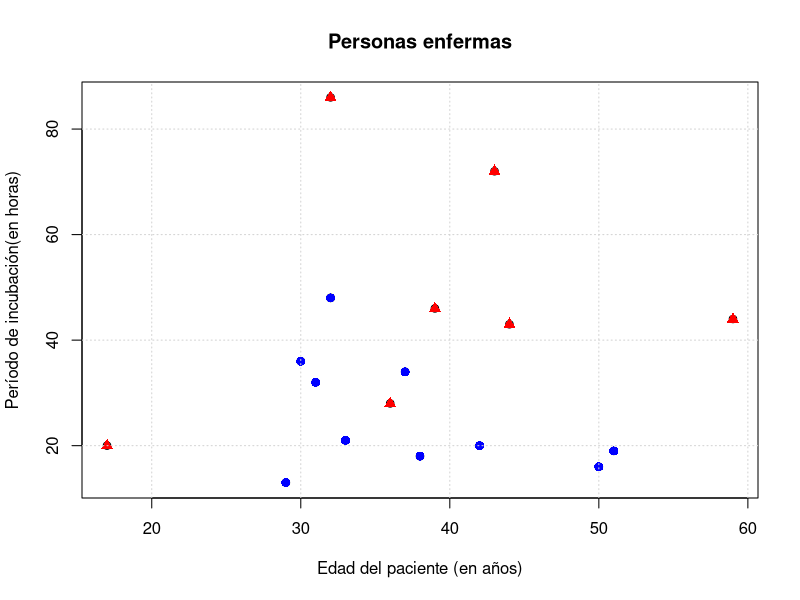
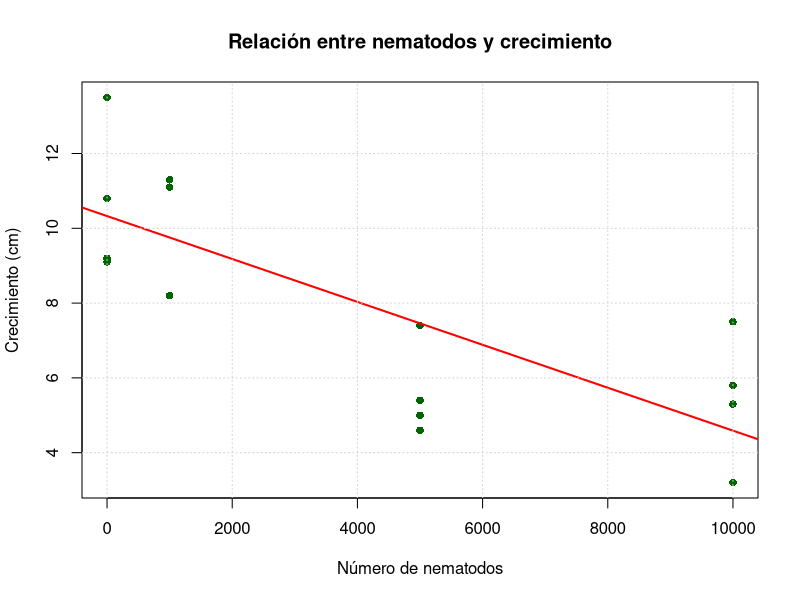
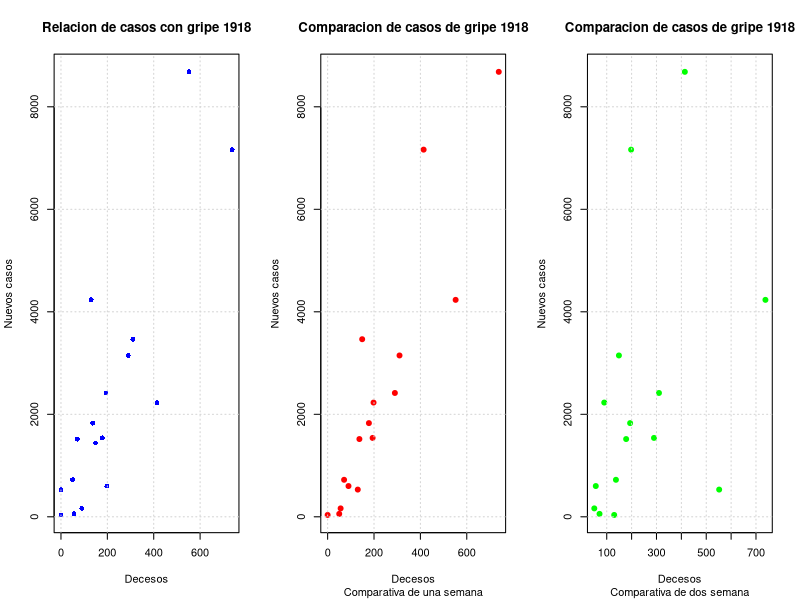
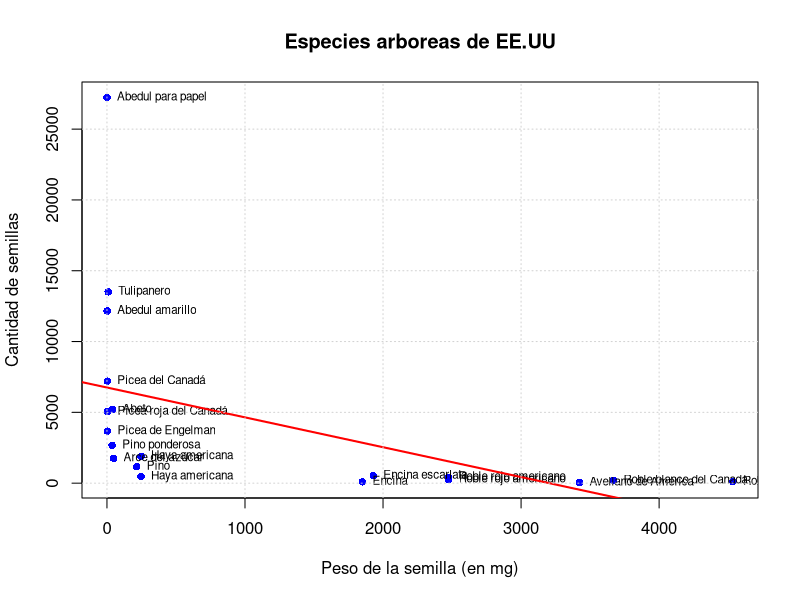
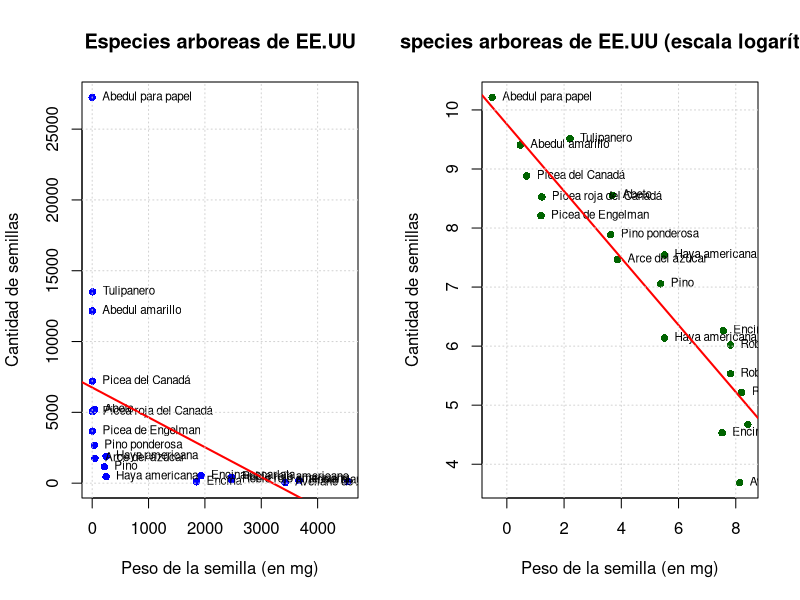
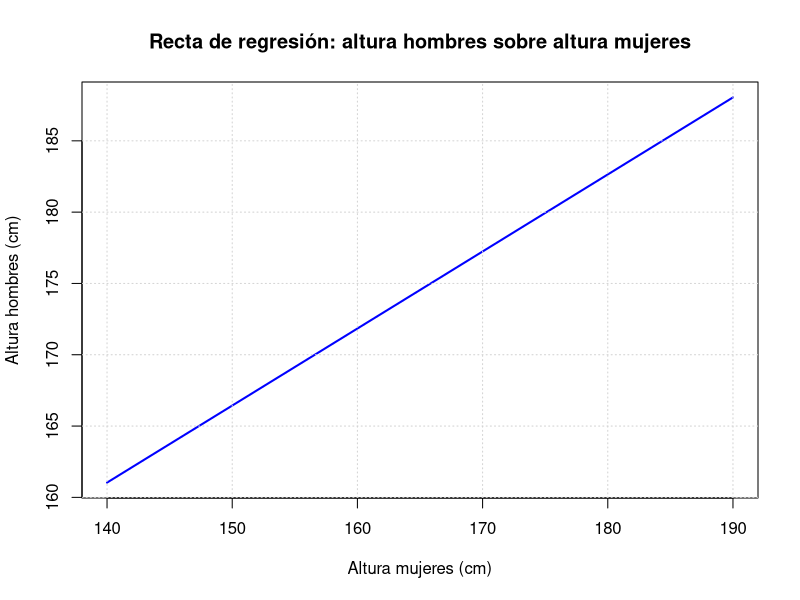
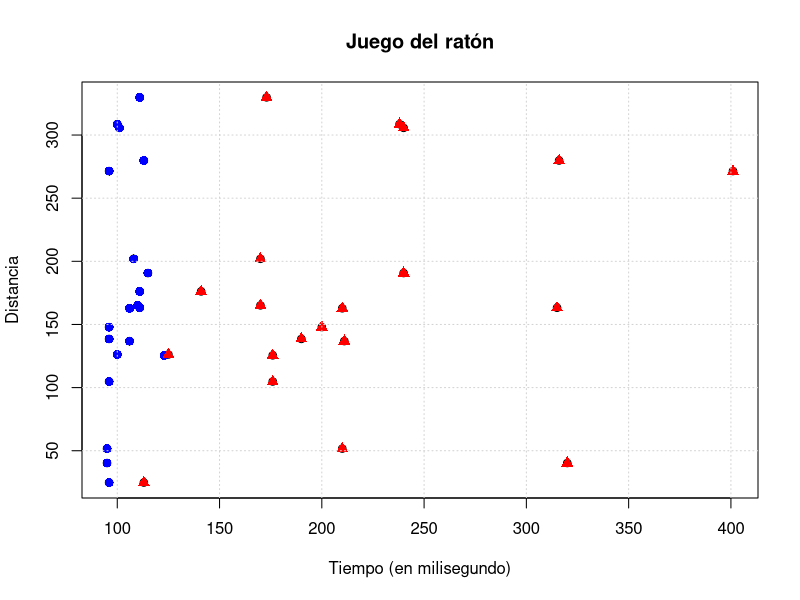
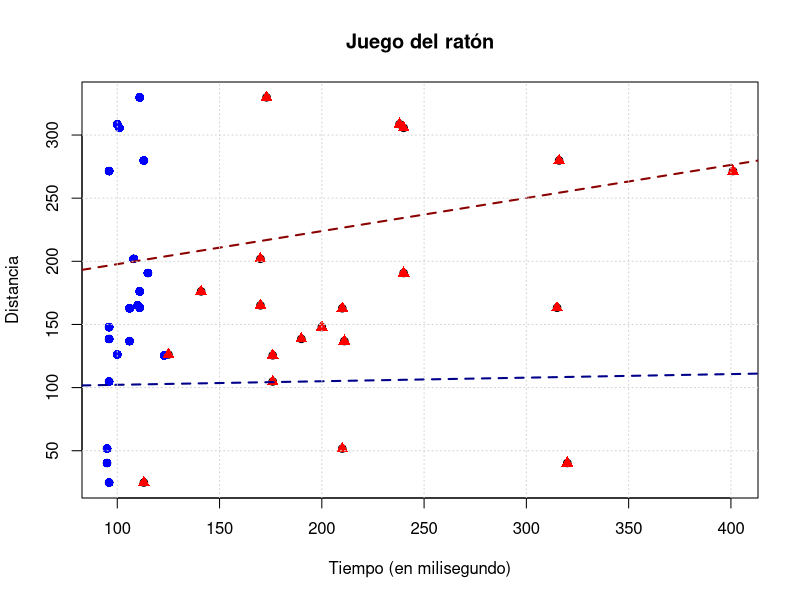

These figures' R source, in order:
# EJERCICIOS "Estadistica básica aplicada" de David S. Moore (2005)

# Capítulo II "Relaciones entre variables"

# REPASO CAPÍTULO II

# **************************************************
# PREGUNTA 2.89 - El vino, ¿es bueno para tu corazón?
# **************************************************

# La tabla 2.4 proporciona datos sobre el consumo de vino y muertes por 
# ataques al corazón en 19 países. Un diagrama de dispersión muestra una 
# relación relativamente fuerte.

# (a) La correlación para estas variables es r = -0,843. ¿Por qué la correlación
# es negativa? ¿Qué porcentaje de la variación de la tasa de mortalidad por 
# ataques al corazón se puede explicar a partir de la relación lineal entre 
# los ataques al corazón y el consumo de vino?

getwd()

setwd("C://Users//brook//OneDrive//Escritorio//Portafolio//Ejercicios_Estadistica_aplicada_b-sica_David_Moore//Archivos")

ejercicio_2_89 <- read.csv("ejercicio_2_11_alcohol.csv")

View(ejercicio_2_89)

r <- -0.843

r2 <- r^2

print(r2)

"La correlación es negativa (-0.843) porque a mayor consumo de vino, menor tasa de mortalidad por ataques al corazón, 
sugiriendo una relación inversa. El r² = 71% indica que el 71% de la variación en mortalidad cardiaca se explica por 
la relación lineal con el consumo de vino."

# (b) La recta de regresión mínimo-cuadrática para la predicción de la tasa de
# ataques al corazón a partir del consumo de vino es:

# y = 260,56 - 22,969x

# Utiliza esta ecuación para predecir la tasa de mortalidad por ataques al 
# corazón en un país en el que el consumo de alcohol, procedente del vino, 
# de los adultos es de 4 litros anuales.


y_sombrero <- 260.56 - 22.969 * 4

print(y_sombrero)

"
ŷ = 168.684

============================

En un país con consumo de 4 litros de vino anuales por adulto, se predice una tasa 
de mortalidad de 168.7 muertes por cada 100,000 personas debido a ataques al corazón
"
# (c) La correlación en (a) y la pendiente de la recta de regresión mínimo-cua-
# drática en (b) son ambas negativas. ¿Es posible que estos dos valores 
# tengan signos distintos? Justifica tu respuesta.

regresion <- lm(ejercicio_2_89$Tasa_muertes_corazon ~ ejercicio_2_89$Consumo_alcohol,data = ejercicio_2_89)

desv_consumo <- sd(ejercicio_2_89$Consumo_alcohol)
desv_ataques <- sd(ejercicio_2_89$Tasa_muertes_corazon) 

resumen <- data.frame(
  Medida = c("Correlacion", "Intercepto","Pendiente","Desviación Consumo","Desviación Ataques"),
  Valor_calculado = c(r,coef(regresion)[1],coef(regresion)[2],desv_consumo,desv_ataques))

print(resumen)

"
              Medida Valor_calculado
1        Correlacion       -0.843000
2         Intercepto      260.563375
3          Pendiente      -22.968767
4 Desviación Consumo        2.509724
5 Desviación Ataques       68.396291

==========================================================

No es posible que tengan signos distintos porque existe una relación matemática directa:

Pendiente = r × (sy/sx)

r = -0.843

sy/sx = 68.396 / 2.510 = 27.25 (siempre positivo)

Pendiente = -0.843 × 27.25 = -22.97

Dado que la razón sy/sx es siempre positiva, el signo de la pendiente depende exclusivamente 
del signo de r. Por lo tanto, correlación y pendiente siempre tendrán el mismo signo.
"
# **************************************************
# PREGUNTA 2.90 - Edad y educación en EE UU
# **************************************************

# En general, el nivel educativo de la gente mayor es menor que el de la gente 
# más joven; por tanto, podemos sospechar que existe una relación entre el porcentaje 
# de residentes de un Estado de 65 o más años y el porcentaje de población sin estudios 
# universitarios. La figura 2.22 muestra la relación entre estas variables. 
# Los datos son los que aparecen en la tablas 1.1 y 2.1.

# (a) Explica lo que significa una asociación positiva entre estas variables.

"Una asociación positiva significa que existe una relación directa entre las variables: a medida que 
aumenta el porcentaje de residentes mayores de 65 años en un estado, también tiende a aumentar el porcentaje 
de población sin estudios universitarios. En otras palabras, los estados con poblaciones más envejecidas tienden 
a tener niveles educativos más bajos en términos de educación universitaria."

# (b) En el diagrama destacan tres observaciones atípicas. Dos de ellas son Alaska
# y Florida, que ya se identificaron como observaciones atípicas en el histograma
# de la figura 1.2. La tercera observación atípica, ¿a qué Estado corresponde?

mayores_65 <- read.csv("ejercicio_2_90_mayores_65.csv")
educacion <- read.csv("ejercicio_2_14_educacion.csv")

puntuaciones_z <- scale(mayores_65$Porcentaje)
umbral_z <- 1.8 

indices_oas <- which(abs(puntuaciones_z) > umbral_z)
oas <- mayores_65[indices_oas, ]

promedio_mayores <- mean(mayores_65$Porcentaje)
promedio_sin_educacion <- mean(educacion$Porcentaje_sin_estudios_secundaria)

df_resultados <- rbind(
  data.frame(Categoria = "OA - Puntuación Z > |2|", Estado = oas$Estado, 
             Valor = oas$Porcentaje, Z_Score = round(puntuaciones_z[indices_oas], 2)),
  data.frame(Categoria = "Promedio mayores 65+", Estado = "Todos", 
             Valor = promedio_mayores, Z_Score = NA),
  data.frame(Categoria = "Promedio sin educación secundaria", Estado = "Todos", 
             Valor = promedio_sin_educacion, Z_Score = NA)
)

print(df_resultados)

"
                          Categoria  Estado    Valor Z_Score
1           OA - Puntuación Z > |2|  Alaska  5.20000   -3.73
2           OA - Puntuación Z > |2| Florida 18.50000    2.87
3           OA - Puntuación Z > |2|    Utah  8.80000   -1.94
4              Promedio mayores 65+   Todos 12.71200      NA
5 Promedio sin educación secundaria   Todos 23.77647      NA
"

# (c) Si ignoramos las observaciones atípicas, ¿la relación entre las dos variables
# tiene una forma y dirección claras? Justifica tu respuesta.

"Sí, la relación tiene forma y dirección claras. Si ignoramos las tres observaciones atípicas (Alaska, Florida y Utah), 
la relación muestra una dirección positiva clara: a mayor porcentaje de población anciana, mayor porcentaje de personas 
sin estudios universitarios. La forma es aproximadamente lineal, aunque con cierta dispersión normal en los datos."

# (d) Si calculamos la correlación, con las tres observaciones atípicas y sin ellas,
# obtenemos r = 0,054 y r = 0,259. ¿Cuál de estos valores corresponde a la correlación 
# sin las observaciones atípicas? Justifica tu respuesta.

mayores_65 <- read.csv("ejercicio_2_90_mayores_65.csv")
educacion <- read.csv("ejercicio_2_14_educacion.csv")

abrev_a_nombre <- c(
  "AL" = "Alabama", "AK" = "Alaska", "AZ" = "Arizona", "AR" = "Arkansas",
  "CA" = "California", "CO" = "Colorado", "CT" = "Connecticut", "DE" = "Delaware",
  "FL" = "Florida", "GA" = "Georgia", "HI" = "Hawai", "ID" = "Idaho",
  "IL" = "Illinois", "IN" = "Indiana", "IA" = "Iowa", "KS" = "Kansas",
  "KY" = "Kentucky", "LA" = "Luisiana", "ME" = "Maine", "MD" = "Maryland",
  "MA" = "Massachusetts", "MI" = "Michigan", "MN" = "Minnesota", "MS" = "Misisipí",
  "MO" = "Misuri", "MT" = "Montana", "NE" = "Nebraska", "NV" = "Nevada",
  "NH" = "New Hampshire", "NJ" = "Nueva Jersey", "NM" = "Nuevo México",
  "NY" = "Nueva York", "NC" = "Carolina del Norte", "ND" = "Dakota del Norte",
  "OH" = "Ohio", "OK" = "Oklahoma", "OR" = "Oregón", "PA" = "Pensilvania",
  "RI" = "Rhode Island", "SC" = "Carolina del Sur", "SD" = "Dakota del Sur",
  "TN" = "Tennessee", "TX" = "Tejas", "UT" = "Utah", "VT" = "Vermont",
  "VA" = "Virginia", "WA" = "Washington", "WV" = "Virginia Occidental",
  "WI" = "Wisconsin", "WY" = "Wyoming"
)

educacion$Estado_nombre <- abrev_a_nombre[educacion$Estado]

datos <- merge(mayores_65, educacion, by.x = "Estado", by.y = "Estado_nombre")

cor_con <- cor(datos$Porcentaje, datos$Porcentaje_sin_estudios_secundaria)

datos_sin_oas <- datos[!datos$Estado %in% c("Alaska", "Florida", "Utah"), ]

cor_sin <- cor(datos_sin_oas$Porcentaje, datos_sin_oas$Porcentaje_sin_estudios_secundaria)

cat("CORRELACIONES FINALES:\n")
cat("CON OAs:", round(cor_con, 3), "\n")
cat("SIN OAs:", round(cor_sin, 3), "\n")

"El valor r = 0.259 corresponde a la correlación SIN las observaciones atípicas, mientras que r = 0.054 
corresponde a la correlación CON todas las observaciones.
Las observaciones atípicas (especialmente Utah con bajo porcentaje de ancianos pero también bajo porcentaje 
sin estudios universitarios, y Alaska con características similares) distorsionan y debilitan la relación positiva 
general. Al eliminarlas, la correlación se hace más fuerte y evidente, aumentando de 0.054 a 0.259, lo que indica 
una relación positiva más clara entre las variables."

# **************************************************
# PREGUNTA 2.91 - Comida en mal estado
# **************************************************

# Datos sobre 18 personas que enfermaron después de ingerir comida en mal estado.
# Los datos dan la edad de cada persona en años, el periodo de incubación (el 
# tiempo en horas desde la ingestión de la comida hasta la aparición de los 
# primeros síntomas) y si la víctima sobrevivió (S) o murió (M).

# TABLA DE DATOS:
# ---------------------------------------------------------------
# Persona | Edad | Incubación | Resultado | Persona | Edad | Incubación | Resultado
# ------------------------------------------------------------------------------
# 1       | 29   | 13         | 0         | 10      | 30   | 36         | 0
# 2       | 39   | 46         | 1         | 11      | 32   | 48         | 0
# 3       | 44   | 43         | 1         | 12      | 59   | 44         | 1
# 4       | 37   | 34         | 0         | 13      | 33   | 21         | 0
# 5       | 42   | 20         | 0         | 14      | 31   | 32         | 0
# 6       | 17   | 20         | 1         | 15      | 32   | 86         | 1
# 7       | 38   | 18         | 0         | 16      | 32   | 48         | 0
# 8       | 43   | 72         | 1         | 17      | 36   | 28         | 1
# 9       | 51   | 19         | 0         | 18      | 50   | 16         | 0
# ------------------------------------------------------------------------------

# 1 = sobrevivió / 0 = murió 

# (a) Dibuja un diagrama de dispersión del tiempo de incubación con relación
#     a la edad. Utiliza símbolos distintos para las personas que murieron y para 
#     las que sobrevivieron.

personas_enfermas <- data.frame(
  Persona = c(1, 2, 3, 4, 5, 6, 7, 8, 9, 10, 11, 12, 13, 14, 15, 16, 17, 18),
  Edad = c(29, 39, 44, 37, 42, 17, 38, 43, 51, 30, 32, 59, 33, 31, 32, 32, 36, 50),
  Incubación = c(13, 46, 43, 34, 20, 20, 18, 72, 19, 36, 48, 44, 21, 32, 86, 48, 28, 16),
  Resultado = c(0, 1, 1, 0, 0, 1, 0, 1, 0, 0, 0, 1, 0, 0, 1, 0, 1, 0)
)

print(personas_enfermas)

sobrevivieron <- personas_enfermas[personas_enfermas$Resultado == 0, ]
murieron <- personas_enfermas[personas_enfermas$Resultado == 1, ]

plot(personas_enfermas$Edad,
     personas_enfermas$Incubación,
     main = "Personas enfermas",
     xlab = "Edad del paciente (en años)",
     ylab = "Período de incubación(en horas)")
points(sobrevivieron$Edad, sobrevivieron$Incubación, 
       pch = 16, col = "blue", cex = 1.2)  
points(murieron$Edad, murieron$Incubación, 
       pch = 17, col = "red", cex = 1.2)
grid()

# (b) ¿Existe alguna relación entre la edad y el tiempo de incubación? Si existe,
# descríbela.

correlacion <- cor(personas_enfermas$Edad,personas_enfermas$Incubación)

print(correlacion)

"A simple vista no se ve que haya alguna relación entre las variables, más aún cuando vemos que
la correlación entre las mismas es de 0.028"

# (c) Más importante, ¿existe alguna relación entre la edad o el periodo de incubación 
# y si la víctima sobrevivió? Describe cualquier relación que aquí parezca importante.

cor_edad <- cor(personas_enfermas$Edad, personas_enfermas$Resultado)

cor_incubacion <- cor(personas_enfermas$Incubación, personas_enfermas$Resultado)

resumen_correlaciones <- data.frame(
  Correlaciones = c("Edad","Incubación"),
  Resultado = c(round(cor_edad,3),round(cor_incubacion,3))
)

print(resumen_correlaciones)

"
  Correlaciones Resultado
1          Edad     0.091
2    Incubación     0.525

==============================================

Los pacientes con tiempos de incubación más cortos tienen mayor riesgo de muerte, 
mientras que los de incubación más larga tienden a sobrevivir.
"

# (d) ¿Existen observaciones atípicas que exijan una investigación aparte?

media_edad <- mean(personas_enfermas$Edad)
media_inc <- mean(personas_enfermas$Incubación) 

sd_edad <- sd(personas_enfermas$Edad)
sd_inc <- sd(personas_enfermas$Incubación)

personas_enfermas$z_edad <- (personas_enfermas$Edad - media_edad) / sd_edad
personas_enfermas$z_inc <- (personas_enfermas$Incubación - media_inc) / sd_inc

umbral_z <- 2 

out_edad <- personas_enfermas[abs(personas_enfermas$z_edad) > umbral_z, ]
out_inc <- personas_enfermas[abs(personas_enfermas$z_inc) > umbral_z, ]

outliers_combinado <- rbind(
  data.frame(Variable = "Edad", 
             Persona = out_edad$Persona,
             Valor = out_edad$Edad,
             Z_Score = out_edad$z_edad,
             Resultado = out_edad$Resultado),
  data.frame(Variable = "Incubación", 
             Persona = out_inc$Persona,
             Valor = out_inc$Incubación,
             Z_Score = out_inc$z_inc,
             Resultado = out_inc$Resultado)
)

print(outliers_combinado)

"
    Variable Persona Valor   Z_Score Resultado
1       Edad       6    17 -2.112762         1
2       Edad      12    59  2.215823         1
3 Incubación      15    86  2.537536         1
"
# **************************************************
# PREGUNTA 2.92 - Nematodos y tomateras
# **************************************************

# Los nematodos son gusanos microscópicos. Tenemos datos de un experimento
# para estudiar el efecto que producen los nematodos que se encuentran en la 
# tierra en el crecimiento de las plantas.

# TABLA DE DATOS:
# ---------------------------------------------------------------
# Nematodos | Crecimiento (cm)
# ---------------------------------------------------------------
# 0         | 10,8  9,1  13,5  9,2
# 1.000     | 11,1  11,1  8,2  11,3
# 5.000     | 5,4  4,6  7,4  5,0
# 10.000    | 5,8  5,3  3,2  7,5
# ---------------------------------------------------------------

# Analiza estos datos y presenta tus conclusiones sobre los efectos de los 
# nematodos en el crecimiento de las plantas.

nematodos <- data.frame(
  Nematodos = rep(c(0, 1000, 5000, 10000), each = 4),
  Crecimiento = c(
    10.8, 9.1, 13.5, 9.2,
    11.1, 11.1, 8.2, 11.3,
    5.4, 4.6, 7.4, 5.0,
    5.8, 5.3, 3.2, 7.5
  )
)

r <- cor(nematodos$Nematodos, nematodos$Crecimiento)
cat("Correlación:", round(r, 3), "\n")

modelo <- lm(Crecimiento ~ Nematodos, data = nematodos)
summary(modelo)

plot(nematodos$Nematodos, nematodos$Crecimiento,
     main = "Relación entre nematodos y crecimiento",
     xlab = "Número de nematodos",
     ylab = "Crecimiento (cm)",
     pch = 16, col = "darkgreen")
abline(modelo, col = "red", lwd = 2)
grid()

"Existe una relación lineal negativa muy clara entre el número de nematodos y 
el crecimiento de las tomateras.
El modelo indica que cada incremento en la cantidad de nematodos reduce significativamente 
el desarrollo de las plantas, lo cual respalda la hipótesis de que los nematodos afectan de 
manera adversa el crecimiento vegetal."


# **************************************************
# PREGUNTA 2.93 - ¿Valores calientes?
# **************************************************

# En el mundo de las finanzas es frecuente describir el rendimiento de un 
# determinado valor mediante una recta de regresión que relaciona el rendimiento 
# del valor con el rendimiento general del mercado de valores.Esta representación 
# nos ayuda a visualizar en qué medida el valor sigue la pauta general del mercado. 
# Analizamos el rendimiento mensual y de Philip Morris y los rendimientos mensuales 
# x del índice bursátil Standard & Poor’s correspondiente a 500 valores, que representa 
# el mercado en su conjunto, entre julio de 1990 ymayo de1997. He aquí los resultados:

# x̄ = 1,304    ȳ = 1,878
# sx = 3,392   sy = 7,554
# r = 0,5251

# (a) A partir de esta información, halla la ecuación de la recta mínimo-cuadrática. 
# ¿Qué porcentaje de la variación de Philip Morris se explica por la relación lineal 
# con el mercado en su conjunto?

pendiente <- 0.5251 * (7.554 / 3.392)

intercepto <- 1.878 - (pendiente * 1.304)

porcentaje_variacion <- 0.5251 * 0.5251

valores_recta <- data.frame(
  Medida = c("Pendiente","Intercepto","% de variación"),
  Valores = c(pendiente,intercepto,porcentaje_variacion)
)

print(valores_recta)

"
          Medida   Valores
1      Pendiente 1.1694002
2     Intercepto 0.3531022
3 % de variación 0.2757300

======================================

La ecuación de la recta de regresión es ŷ = 0,353 + 1,169x. Esto indica que, en promedio, 
por cada punto porcentual que aumenta el rendimiento del mercado, el de Philip Morris aumenta 1,17 puntos. 
Además, alrededor del 27,6 % de la variación en los rendimientos de Philip Morris se explica por su relación 
lineal con el mercado bursátil.
"

# (b) Explica la información que nos proporciona sobre la pendiente de la recta sobre 
# la respuesta de Philip Morris a las variaciones del mercado. Esta pendiente se llama "beta" 
# en teoría de inversiones.

"La pendiente o beta = 1,17 indica que el rendimiento de Philip Morris tiende a variar más que proporcionalmente 
respecto al mercado: por cada 1 % que cambia el rendimiento del mercado, el de Philip Morris cambia, en promedio, 
un 1,17 %. Esto significa que la acción es más volátil o sensible a las variaciones del mercado, amplificando tanto 
las subidas como las bajadas."

# (c) Los rendimientos de la mayoría de los valores están correlacionados positivamente 
# con el rendimiento general del mercado. Explica por qué un inversor debería preferir 
# valores con beta > 1 cuando el mercado sube y acciones con beta < 1 cuando el mercado baja.

"Cuando el mercado sube, un inversor busca maximizar ganancias, por lo que prefiere acciones con beta > 1, ya que 
aumentan más que el promedio del mercado. En cambio, cuando el mercado baja, conviene elegir acciones con beta < 1, 
pues estas tienden a caer menos, ofreciendo mayor protección frente a pérdidas."

# **************************************************
# PREGUNTA 2.94 - La epidemia de gripe de 1918
# **************************************************

# El ejercicio 1.22 proporciona datos sobre la gran epidemia de gripe de 1918.

# (a) Dibuja tres diagramas de dispersión; en uno de ellos relaciona las muertes 
# semanales con los casos detectados la misma semana, en otro relaciona estas muertes 
# semanales con los casos detectados la semana anterior y en el tercero de ellos relaciona 
# las muertes semanales con los nuevos casos detectados dos semanas antes. Describe y 
# compara las relaciones que observes.

ejercicio_2_94 <- read.csv("ejercicio_1_22_epidemia.csv")

str(ejercicio_2_94)

View(ejercicio_2_94)

par(mfrow = c(1, 3))  

#Grafico 1: misma semana
plot(ejercicio_2_94$Muertos,
     ejercicio_2_94$Nuevos_casos,
     main = "Relacion de casos con gripe 1918",
     xlab = "Decesos",
     ylab = "Nuevos casos",
     pch = 16,
     col = "blue")
grid()

#Grafico 2: una semana de desfase
una_semana <- c(NA, head( ejercicio_2_94$Nuevos_casos , -1))

valido <- !is.na(una_semana)

plot(ejercicio_2_94$Muertos[valido],
     una_semana[valido],
     main = "Comparacion de casos de gripe 1918",
     sub = "Comparativa de una semana",
     xlab = "Decesos",
     ylab = "Nuevos casos",
     pch = 19,
     col = "red")
grid()

#Gráfico 3: dos semanas de desfase
dos_semanas <- c(NA,NA, head( ejercicio_2_94$Nuevos_casos , -2))

valido2 <- !is.na(dos_semanas)

plot(ejercicio_2_94$Muertos[valido2],
     dos_semanas[valido2],
     main = "Comparacion de casos de gripe 1918",
     sub = "Comparativa de dos semana",
     xlab = "Decesos",
     ylab = "Nuevos casos",
     pch = 19,
     col = "green")
grid()

par(mfrow = c(1, 1))

# (b) Halla las correlaciones de cada una de las relaciones.

cor_misma_semana <- cor(ejercicio_2_94$Muertos,ejercicio_2_94$Nuevos_casos)
cor_una_semana <- cor(ejercicio_2_94$Muertos[valido],una_semana[valido])
cor_dos_semanas <- cor(ejercicio_2_94$Muertos[valido2],dos_semanas[valido2])

resultaods_correlaciones <- data.frame(
  Correlaciones = c("Misma semana","Una semana desfase","Dos semanas desfase"),
  Valores = c(cor_misma_semana,cor_una_semana,cor_dos_semanas)
)

print(resultaods_correlaciones)

"
        Correlaciones   Valores
1        Misma semana 0.8562287
2  Una semana desfase 0.9109524
3 Dos semanas desfase 0.3932467
"

# (c) ¿Cuáles son tus conclusiones? ¿Cómo se predice mejor el número de muertes, 
# con los nuevos casos de la misma semana, con los nuevos casos de la semana anterior 
# o los nuevos casos de dos semanas antes?

"La correlación más alta (r ≈ 0.91) se observa cuando se comparan las muertes con los casos de 
una semana antes, lo que indica que el número de muertes está más estrechamente relacionado con 
los contagios ocurridos la semana previa. Esto tiene sentido biológicamente, ya que las muertes 
suelen producirse unos días después del contagio. En cambio, la correlación con los casos de la 
misma semana o de dos semanas antes es menor, lo que sugiere que la mejor predicción del número 
de muertes se obtiene usando los casos de la semana anterior."

# **************************************************
# PREGUNTA 2.95 - Salarios de mujeres
# **************************************************

# Un estudio de la National Science Foundation de EEUU halló que la mediana
# del salario de ingenieras y científicas estadounidenses recién graduadas era 
# sólo un 73% de la mediana de sus homólogos varones.Ahora bien, cuando las recién 
# graduadas se agrupaban por especialidades, la situación era distinta. Las medianas 
# de los salarios de las mujeres, expresadas como un porcentaje de las medianas del 
# salario de los hombres, en 16 campos de estudio eran:

# Porcentajes de salarios de mujeres respecto a hombres por especialidad:
# 94% 96% 98% 95% 85% 85% 84% 100%
# 103% 100% 107% 93% 104% 93% 106% 100%

# ¿Cómo es posible que el salario de las mujeres se encuentre muy por debajo
# del de los hombres cuando se consideran todas las disciplinas conjuntamente y,
# en cambio, sea prácticamente el mismo cuando se considera por especialidades?

"Aunque los salarios medianos por especialidad muestran que las mujeres ganan aproximadamente 
lo mismo (e incluso más) que los hombres dentro de cada campo, el salario global promedio de las 
mujeres resulta mucho menor (73% del de los hombres). Esto ocurre porque las mujeres están sobrerrepresentadas 
en las especialidades peor pagadas y subrepresentadas en las mejor pagadas.

En otras palabras, la distribución desigual entre campos con distintos niveles salariales distorsiona la 
comparación global, dando la impresión de una brecha salarial mayor de la que realmente existe dentro de 
cada especialidad.

Este fenómeno se conoce como paradoja de Simpson, y refleja cómo una tendencia que se mantiene en varios grupos 
individuales puede invertirse o desaparecer al combinar los datos."

# **************************************************
# PREGUNTA 2.96 - Transformación de datos
# **************************************************

# Los ecólogos recogen datos para estudiar la naturaleza. La tabla 2.12 
# proporciona datos sobre la media del número de semillas producidas durante 
# un año por algunas especies comunes de árboles y también sobre el peso 
# medio (en miligramos) de éstas.

## TABLA 2.12 - Peso y recuento del número de semillas producidas por especies arbóreas:
# ------------------------------------------------------------------------------------
# Especies               | Número semillas | Peso semillas (mg)
# ------------------------------------------------------------------------------------
# Abedul para papel      | 27239           | 0.6
# Abedul amarillo        | 12158           | 1.6
# Picea del Canadá       | 7202            | 2.0
# Picea de Engelman      | 3671            | 3.3
# Picea roja del Canadá  | 5051            | 3.4
# Tulipanero             | 13509           | 9.1
# Pino ponderosa         | 2667            | 37.7
# Abeto                  | 5196            | 40.0
# Arce del azúcar        | 1751            | 48.0
# Pino                   | 1159            | 216.0
# Haya americana         | 463             | 247
# Haya americana         | 1892            | 247
# Encina                 | 93              | 1851
# Encina escarlata       | 525             | 1930
# Roble rojo americano   | 411             | 2475
# Roble rojo americano   | 253             | 2475
# Avellano de América    | 40              | 3423
# Roble blanco del Canadá| 184             | 3669
# Roble blanco americano | 107             | 4535
# ------------------------------------------------------------------------------------

# (a) Dibuja un diagrama de dispersión que muestre cómo se puede explicar el
# número de semillas producidas por un árbol, a partir del peso de éstas. Describe
# la forma, la dirección y la fuerza de la relación.

ejercicio_2_96 <- read.csv("ejercicio_2_96_arboles.csv")

str(ejercicio_2_96)

View(ejercicio_2_96)

modelo <- lm(Numero_semillas ~ Peso_semillas_mg, data = ejercicio_2_96)

plot(ejercicio_2_96$Peso_semillas_mg,
     ejercicio_2_96$Numero_semillas,
     main = "Especies arboreas de EE.UU",
     xlab = "Peso de la semilla (en mg)",
     ylab = "Cantidad de semillas",
     col = "blue",
     pch = 16)
text(ejercicio_2_96$Peso_semillas_mg,
     ejercicio_2_96$Numero_semillas,
     labels = ejercicio_2_96$Especie,
     pos = 4,   
     cex = 0.7) 
abline(modelo, col = "red", lwd = 2)
grid()

"El diagrama de dispersión muestra una relación inversa y claramente no lineal entre el peso y el número de semillas. 
En general, las especies con semillas más ligeras producen muchas más semillas, mientras que aquellas con semillas más 
pesadas generan pocas. La dirección de la relación es negativa, y su fuerza es alta, aunque la forma de la nube de puntos 
sugiere que una transformación logarítmica podría describir mejor la tendencia que una recta simple."

# (b) Cuando tratamos con tamaños y pesos, los logaritmos de los datos originales son a 
# menudo la forma más adecuada de expresar los datos. Utiliza tu calculadora o un programa 
# informático para calcular los logaritmos de los pesos y recuentos de la tabla 2.12. Dibuja 
# un nuevo diagrama de dispersión utilizando los datos transformados. Ahora, ¿cuál es la forma, 
# la dirección y la fuerza de la relación?

ejercicio_2_96$log_peso_semillas <- log(ejercicio_2_96$Peso_semillas_mg)
ejercicio_2_96$log_cantidad_semillas <- log(ejercicio_2_96$Numero_semillas)

head(ejercicio_2_96[, c("Peso_semillas_mg", "Numero_semillas", "log_peso_semillas", "log_cantidad_semillas")])

par(mfrow = c(1, 2)) 

modelo <- lm(Numero_semillas ~ Peso_semillas_mg, data = ejercicio_2_96)

modelo_log <- lm(log_cantidad_semillas ~ log_peso_semillas, data = ejercicio_2_96)

plot(ejercicio_2_96$Peso_semillas_mg,
     ejercicio_2_96$Numero_semillas,
     main = "Especies arboreas de EE.UU",
     xlab = "Peso de la semilla (en mg)",
     ylab = "Cantidad de semillas",
     col = "blue",
     pch = 16)
text(ejercicio_2_96$Peso_semillas_mg,
     ejercicio_2_96$Numero_semillas,
     labels = ejercicio_2_96$Especie,
     pos = 4,   
     cex = 0.7) 
abline(modelo, col = "red", lwd = 2)
grid()

plot(ejercicio_2_96$log_peso_semillas,
     ejercicio_2_96$log_cantidad_semillas,
     main = "Especies arboreas de EE.UU (escala logarítmica)",
     xlab = "Peso de la semilla (en mg)",
     ylab = "Cantidad de semillas",
     col = "darkgreen",
     pch = 16)
text(ejercicio_2_96$log_peso_semillas,
     ejercicio_2_96$log_cantidad_semillas,
     labels = ejercicio_2_96$Especie,
     pos = 4,   
     cex = 0.7) 
abline(modelo_log, col = "red", lwd = 2)
grid()

par(mfrow = c(1, 1))

"Al aplicar los logaritmos al número y peso de las semillas, la relación se vuelve aproximadamente lineal, 
negativa y fuerte. En la escala original, la dispersión era muy amplia y la relación parecía curvilínea —los 
árboles con semillas más ligeras producían muchas más unidades, pero de forma no proporcional. Después de la 
transformación logarítmica, la tendencia se aclara: a medida que aumenta el peso de las semillas, el número 
de semillas disminuye de forma regular y predecible."

# **************************************************
# PREGUNTA 2.97 - Hombres y mujeres
# **************************************************

# La altura media de las mujeres estadounidenses cuando tienen 20 años de edad es 
# de aproximadamente 164 cm, con una desviación típica de unos 6,35 cm. 
# La altura media de los hombres de la misma edad es de aproximadamente 174 cm, 
# con una desviación típica de unos 6,86 cm. Si la correlación entre las alturas 
# de parejas de hombres y mujeres jóvenes es aproximadamente r = 0,5.

# DATOS:
# Mujeres: μ_x = 164 cm, σ_x = 6.35 cm
# Hombres:  μ_y = 174 cm, σ_y = 6.86 cm
# Correlación: r = 0.5

# (a) ¿Cuál es la pendiente de la recta de regresión de la altura de los hombres
# con relación a la altura de sus mujeres en las parejas jóvenes?

pendiente <- 0.5 * (6.86 / 6.35)

cat("La pendiente es:", round(pendiente,2),"cm.")

"La pendiente es: 0.54 cm."

# (b) Dibuja un gráfico de esta recta de regresión.

intercepto <- 174 - (pendiente * 164)

x_valores <- seq(140, 190, length.out = 100)

y_valores <- intercepto + pendiente * x_valores #recta de regresión

plot(x_valores, y_valores,
     type = "l",
     col = "blue",
     lwd = 2,
     xlab = "Altura mujeres (cm)",
     ylab = "Altura hombres (cm)",
     main = "Recta de regresión: altura hombres sobre altura mujeres")
grid()

# (c) Predice la altura de un hombre cuya mujer mide 170 cm de altura.

prediccion_hombre <- intercepto + pendiente * 170

cat("La altura de un hombre cuya mujer mide 170 cm es:", round(prediccion_hombre,2),"cm.")

"La altura de un hombre cuya mujer mide 170 cm es: 177.24 cm."

# **************************************************
# PREGUNTA 2.98 - Un juego informático
# **************************************************

# Un sistema multimedia para aprender estadística incluye una prueba para 
# valorar la destreza de los sujetos en la utilización del ratón (mouse). 
# El programa informático hace que aparezca, al azar, un círculo en la pantalla. 
# El sujeto tiene que situarse sobre el círculo y clicar tan rápido como pueda. 
# Tan pronto como el usuario ha clicado sobre el círculo, aparece uno nuevo.

# La tabla 2.13 proporciona datos sobre los ensayos realizados por un sujeto, 
# 20 con cada mano. "Distancia" es la distancia desde el centro del círculo al 
# punto donde se halla el cursor en el momento del clicado, las unidades de 
# medida dependen del tamaño de la pantalla. "Tiempo" es el tiempo transcurrido 
# entre el clicado de dos círculos consecutivos, en milisegundos.

# TABLA 2.13 - Tiempos de respuesta en un juego informático:
# ------------------------------------------------------------------------------------
# Tiempo | Distancia | Mano      | Tiempo | Distancia | Mano
# ------------------------------------------------------------------------------------
# 115   | 190.70    | derecha   | 240   | 190.70    | izquierda
# 96    | 138.52    | derecha   | 190   | 138.52    | izquierda
# 110   | 165.08    | derecha   | 170   | 165.08    | izquierda
# 100   | 126.19    | derecha   | 125   | 126.19    | izquierda
# 111   | 163.19    | derecha   | 315   | 163.19    | izquierda
# 101   | 305.66    | derecha   | 240   | 305.66    | izquierda
# 111   | 176.15    | derecha   | 141   | 176.15    | izquierda
# 106   | 162.78    | derecha   | 210   | 162.78    | izquierda
# 96    | 147.87    | derecha   | 200   | 147.87    | izquierda
# 96    | 271.46    | derecha   | 401   | 271.46    | izquierda
# 95    | 40.25     | derecha   | 320   | 40.25     | izquierda
# 96    | 24.76     | derecha   | 113   | 24.76     | izquierda
# 96    | 104.80    | derecha   | 176   | 104.80    | izquierda
# 106   | 136.80    | derecha   | 211   | 136.80    | izquierda
# 100   | 308.60    | derecha   | 238   | 308.60    | izquierda
# 113   | 279.80    | derecha   | 316   | 279.80    | izquierda
# 123   | 125.51    | derecha   | 176   | 125.51    | izquierda
# 111   | 329.80    | derecha   | 173   | 329.80    | izquierda
# 95    | 51.66     | derecha   | 210   | 51.66     | izquierda
# 108   | 201.95    | derecha   | 170   | 201.95    | izquierda
# ------------------------------------------------------------------------------------

# (a) Sospechamos que el tiempo depende de la distancia. Dibuja un diagrama de 
# dispersión del tiempo con relación a la distancia. Utiliza símbolos distintos
# para cada mano.

ejercicio_2_98 <- read.csv("ejercicio_2_98_mouse.csv")

str(ejercicio_2_98)

head(ejercicio_2_98)

derecha <- ejercicio_2_98[ejercicio_2_98$Mano == "derecha", ]
izquierda <- ejercicio_2_98[ejercicio_2_98$Mano == "izquierda", ]

plot(ejercicio_2_98$Tiempo,
     ejercicio_2_98$Distancia,
     main = "Juego del ratón",
     xlab = "Tiempo (en milisegundo)",
     ylab = "Distancia")
points(derecha$Tiempo, derecha$Distancia, 
       pch = 16, col = "blue", cex = 1.2)  
points(izquierda$Tiempo, izquierda$Distancia, 
       pch = 17, col = "red", cex = 1.2)
grid()

# (b) Describe la relación que observas. ¿Puedes afirmar que el sujeto es diestro?

"Se puede afirmar que el sujeto es diestro, ya que la relacion entre la distancia y tiempo es mas pequeña con
la mañana derecha que con la mano izquierda"

# (c) Halla la recta de regresión del tiempo con relación a la distancia para las
# dos manos de forma independiente. Dibuja estas rectas en tu diagrama. De las dos
# regresiones, ¿cuál es mejor para predecir el tiempo a partir de la distancia? Da
# medidas numéricas que describan la precisión de las dos regresiones.

#MANO DERECHA
media_derecha_tiempo <- mean(derecha$Tiempo)
media_derecha_distacia <- mean(derecha$Distancia)

desv_derecha_tiempo <- sd(derecha$Tiempo)
desv_derecha_distancia <- sd(derecha$Distancia)

r_derecha <- cor(derecha$Tiempo,derecha$Distancia)

pendiente_derecha <- r_derecha * (desv_derecha_tiempo / desv_derecha_distancia)

intercepto_derecha <- media_derecha_tiempo - (pendiente_derecha * media_derecha_distacia)

#MANO IZQUIERDA
media_izquierda_tiempo <- mean(izquierda$Tiempo)
media_izquierda_distacia <- mean(izquierda$Distancia)

desv_izquierda_tiempo <- sd(izquierda$Tiempo)
desv_izquierda_distancia <- sd(izquierda$Distancia)

r_izquierda <- cor(izquierda$Tiempo,izquierda$Distancia)

pendiente_izquierda <- r_izquierda * (desv_izquierda_tiempo / desv_izquierda_distancia)

intercepto_izquierda <- media_izquierda_tiempo - (pendiente_izquierda * media_izquierda_distacia)

resultados <- data.frame(
  mano = c("derecha", "izquierda"),
  media_tiempo = c(media_derecha_tiempo, media_izquierda_tiempo),
  media_distancia = c(media_derecha_distacia, media_izquierda_distacia),
  desv_tiempo = c(desv_derecha_tiempo, desv_izquierda_tiempo),
  desv_distancia = c(desv_derecha_distancia, desv_izquierda_distancia),
  r = c(r_derecha, r_izquierda),
  pendiente = c(pendiente_derecha, pendiente_izquierda),
  intercepto = c(intercepto_derecha, intercepto_izquierda)
)

print(resultados)

plot(ejercicio_2_98$Tiempo,
     ejercicio_2_98$Distancia,
     main = "Juego del ratón",
     xlab = "Tiempo (en milisegundo)",
     ylab = "Distancia")
points(derecha$Tiempo, derecha$Distancia, 
       pch = 16, col = "blue", cex = 1.2)  
points(izquierda$Tiempo, izquierda$Distancia, 
       pch = 17, col = "red", cex = 1.2)
abline(intercepto_derecha,pendiente_derecha,col = "darkblue",lwd = 2,lty = "dashed")
abline(intercepto_izquierda,pendiente_izquierda,col ="darkred",lwd = 2, lty = "dashed")
grid()

"
       mano media_tiempo media_distancia desv_tiempo desv_distancia         r  pendiente intercepto
1   derecha       104.25        172.5765    8.245413       88.74672 0.3047128 0.02831071   99.36424
2 izquierda       216.75        172.5765   73.014689       88.74672 0.3183573 0.26192243  171.54834

========================================================================

La regresión de la mano izquierda es ligeramente mejor porque su correlación con la distancia es un poco 
más alta que la de la mano derecha, lo que indica que la distancia explica un poco mejor el tiempo en esa mano; 
sin embargo, en ambos casos la relación es débil, por lo que ninguna recta predice muy bien los tiempos.
"

# (d) Debido al aprendizaje, es posible que el sujeto lo haga mejor en los últimos ensayos. 
# También es posible que lo haga peor debido a la fatiga. Dibuja un diagrama de residuos en 
# el que los residuos aparezcan ordenados de acuerdo al orden de realización de los ensayos 
# (de arriba abajo en la tabla 2.12). ¿Existe algún efecto sistemático en el orden de realización 
# de las pruebas?


derecha$Prediccion <- intercepto_derecha + pendiente_derecha * derecha$Distancia
derecha$Residuos <- derecha$Tiempo - derecha$Prediccion

izquierda$Prediccion <- intercepto_izquierda + pendiente_izquierda * izquierda$Distancia
izquierda$Residuos <- izquierda$Tiempo - izquierda$Prediccion

derecha$Orden <- 1:20
izquierda$Orden <- 1:20

residuos_combinados <- rbind(
  data.frame(Mano = "Derecha", Orden = derecha$Orden, Residuos = derecha$Residuos),
  data.frame(Mano = "Izquierda", Orden = izquierda$Orden, Residuos = izquierda$Residuos)
)

plot(residuos_combinados$Orden, residuos_combinados$Residuos,
     main = "Residuos vs Orden de Ensayos",
     xlab = "Orden del Ensayo",
     ylab = "Residuos",
     ylim = c(-50, 150),
     col = ifelse(residuos_combinados$Mano == "Derecha", "blue", "red"),
     pch = ifelse(residuos_combinados$Mano == "Derecha", 16, 17)
     )
abline(h = 0, col = "gray", lty = 2)
abline(lm(Residuos ~ Orden, data = residuos_combinados[residuos_combinados$Mano == "Derecha",]), 
       col = "blue", lty = 2)
abline(lm(Residuos ~ Orden, data = residuos_combinados[residuos_combinados$Mano == "Izquierda",]), 
       col = "red", lty = 2)
grid()

"No existe un efecto sistemático evidente relacionado con el orden de realización de las pruebas, 
ya que los residuos no muestran una tendencia clara de aumento o disminución a lo largo de los ensayos 
para ninguna de las dos manos, lo que indica que factores como el aprendizaje o la fatiga no influyeron
significativamente en el desempeño del sujeto durante la prueba."

# **************************************************
# PREGUNTA 2.99 - Calificaciones SAT en EE UU
# **************************************************

# La tabla 2.1 proporciona datos sobre la educación en los Estados de EE UU.
# Utiliza un programa estadístico para examinar la relación entre las calificaciones
# de Matemáticas y de Lengua en la prueba SAT de la manera siguiente:

# (a) Quieres predecir la calificación de Matemáticas en la prueba SAT de un Estado 
# a partir de su calificación de Lengua. Con este fin, halla la recta de regresión
# mínimo-cuadrática. Sabes que la calificación media de Lengua de un determinado 
# Estado al año siguiente fue 455. Utiliza tu recta de regresión para predecir su
# calificación media de Matemáticas.

ejercicio_2_99 <- read.csv("ejercicio_2_14_educacion.csv")

str(ejercicio_2_99)

media_sat_lengua <- mean(ejercicio_2_99$SAT_Lengua)
media_sat_mate <- mean(ejercicio_2_99$SAT_Matematicas)

desv_sat_lengua <- sd(ejercicio_2_99$SAT_Lengua)
desv_sat_mate <- sd(ejercicio_2_99$SAT_Matematicas)

r <- cor(ejercicio_2_99$SAT_Lengua,ejercicio_2_99$SAT_Matematicas)

pendiente <- r * (desv_sat_mate / desv_sat_lengua)

intercepto <- media_sat_mate - (pendiente * media_sat_lengua)

prediccion_455 <- intercepto + (pendiente * 455)

resultados <- data.frame(
  Medidas = c("media_sat_lengua","media_sat_mate","desv_sat_lengua","desv_sat_mate",
              "r","pendiente","intercepto","prediccion_455"),
  Valores = c(media_sat_lengua,media_sat_mate,desv_sat_lengua,desv_sat_mate,
              r,pendiente,intercepto,prediccion_455)
)

resultados$Valores <- round(resultados$Valores, 2)

print(resultados)

"
           Medidas Valores
1 media_sat_lengua  531.90
2   media_sat_mate  529.27
3  desv_sat_lengua   33.76
4    desv_sat_mate   34.83
5                r    0.97
6        pendiente    1.00
7       intercepto   -3.28
8   prediccion_455  452.28
"

# (b) Representa los residuos de tu regresión con relación a la calificación de
# Lengua en la prueba SAT (un programa estadístico lo puede hacer). Hay un Estado 
# que constituye una observación atípica, ¿cuál es? ¿Tiene dicho Estado una calificación 
# media de Matemáticas más alta o más baja que la que se hubiera predicho a partir 
# de su calificación media de Lengua?

ejercicio_2_99$Prediccion_SAT_Matematicas <- intercepto + pendiente * ejercicio_2_99$SAT_Lengua
ejercicio_2_99$Residuo_SAT_Matematicas <- ejercicio_2_99$SAT_Matematicas - ejercicio_2_99$Prediccion_SAT_Matematicas

indice_outlier <- which.max(abs(ejercicio_2_99$Residuo_SAT_Matematicas))

estado_outlier <- ejercicio_2_99$Estado[indice_outlier]

plot(ejercicio_2_99$SAT_Lengua,
     ejercicio_2_99$Residuo_SAT_Matematicas,
     main = "Desempeño SAT Lengua en relación a Matemáticas",
     xlab = "Puntajes SAT Lengua",
     ylab = "Residuo SAT Lengua",
     col = "blue",
     pch = 16)
abline(h = 0, col = "darkgreen", lty = 2)
points(ejercicio_2_99$SAT_Lengua[indice_outlier],
       ejercicio_2_99$Residuo_SAT_Matematicas[indice_outlier],
       pch = 16, col = "red", cex = 1.5)
text(ejercicio_2_99$SAT_Lengua[indice_outlier],
     ejercicio_2_99$Residuo_SAT_Matematicas[indice_outlier],
     labels = ejercicio_2_99$Estado[indice_outlier],  
     pos = 4,  
     col = "red")
grid()

comparacion_outlier <- data.frame(
  Estado = ejercicio_2_99$Estado[indice_outlier],
  Lengua_Real = ejercicio_2_99$SAT_Lengua[indice_outlier],
  Matematicas_Real = ejercicio_2_99$SAT_Matematicas[indice_outlier],
  Matematicas_Predicho = ejercicio_2_99$Prediccion_SAT_Matematicas[indice_outlier],
  Residuo = ejercicio_2_99$Residuo_SAT_Matematicas[indice_outlier]
)

print(comparacion_outlier)

"
  Estado Lengua_Real Matematicas_Real Matematicas_Predicho  Residuo
1     HI         485              510              482.315 27.68496

==========================================================================

El estado de Hawái (HI) constituye la observación atípica, con un residuo positivo de 27.68 puntos. 
Esto significa que Hawái tiene una calificación media de Matemáticas (510 puntos) significativamente 
más alta que la que se hubiera predicho a partir de su calificación de Lengua (482.32 puntos)."

# **************************************************
# PREGUNTA 2.100 - Aspirina y ataques al corazón
# **************************************************

# ¿Tomar aspirinas regularmente ayuda a prevenir los ataques al corazón? 
# Un estudio (Physicians’ Health Study) intentó averiguarlo, tomando como 
# sujetos a 22.071 médicos sanos que tenían al menos 40 años. La mitad de 
# los sujetos, seleccionados al azar, tomó una aspirina un día sí y otro no. 
# La otra mitad tomó un placebo, una píldora falsa que tenía el mismo aspecto 
# y sabor que una aspirina.

# TABLA DE RESULTADOS:
# ---------------------------------------------------------------
# Evento               | Grupo aspirina | Grupo placebo | Total
# ---------------------------------------------------------------
# Ataques mortales     | 10             | 26            | 36
# Otros ataques corazón| 129            | 213           | 342
# Embolias             | 119            | 98            | 217
# Total pacientes      | 11.037         | 11.034        | 22.071
# ---------------------------------------------------------------

# ¿Qué indican los datos sobre la relación que existe entre tomar aspirinas, y
# los ataques al corazón y las embolias? Utiliza porcentajes para hacer más precisos
# tus razonamientos. ¿Crees que el estudio proporciona suficiente evidencia de que
# las aspirinas reducen los ataques al corazón (relación causa-efecto)?

matrix_aspirina <- matrix(c(10,26,36,
                            129,213,342,
                            119,98,217,
                            11037,11034,22071),
                          nrow = 4, ncol = 3,
                          byrow = TRUE)
rownames(matrix_aspirina) = c("Ataques mortales","Otros ataques corazón","Embolias","Total pacientes")
colnames(matrix_aspirina) = c("Grupo aspirina","Grupo Placebo","Total")

print(matrix_aspirina)

prc_mortal_aspirina <- (matrix_aspirina[1,1] / matrix_aspirina[4,1]) * 100
prc_otros_aspirina <- (matrix_aspirina[2,1] / matrix_aspirina[4,1]) * 100
prc_embolia_aspirina <- (matrix_aspirina[3,1] / matrix_aspirina[4,1]) * 100

prc_mortal_placebo <- (matrix_aspirina[1,2] / matrix_aspirina[4,2]) * 100
prc_otros_placebo <- (matrix_aspirina[2,2] / matrix_aspirina[4,2]) * 100
prc_embolia_placebo <- (matrix_aspirina[3,2] / matrix_aspirina[4,2]) * 100


prc_condicionales <- data.frame(
  Evento = c("Ataques mortales","Otros ataques corazón","Embolias"),
  Grupo_aspirina = c(paste0(round(prc_mortal_aspirina,2),"%"),
                     paste0(round(prc_otros_aspirina,2),"%"),
                     paste0(round(prc_embolia_aspirina,2),"%")),
  Grupo_placebo = c(paste0(round(prc_mortal_placebo,2),"%"),
                    paste0(round(prc_otros_placebo,2),"%"),
                    paste0(round(prc_embolia_placebo,2),"%"))
)

print(prc_condicionales)

"
                 Evento Grupo_aspirina Grupo_placebo
1      Ataques mortales          0.09%         0.24%
2 Otros ataques corazón          1.17%         1.93%
3              Embolias          1.08%         0.89%

===================================================================

Los datos muestran que el grupo que tomó aspirinas presenta porcentajes notablemente menores 
tanto en ataques mortales como en otros ataques al corazón, lo que indica un efecto protector claro. 
En cambio, en el caso de las embolias, el porcentaje del grupo aspirina es apenas superior al del 
grupo placebo, pero la diferencia es pequeña y podría deberse al azar.

Dado que se trata de un estudio experimental con asignación aleatoria y una muestra muy grande, 
sí podemos afirmar que existe evidencia sólida de un efecto causal: tomar aspirinas reduce el riesgo 
de ataques al corazón
"

# **************************************************
# PREGUNTA 2.101 - Suicidios
# **************************************************

# He aquí una tabla de contingencia sobre los suicidios ocurridos en 1993, clasificados 
# según el sexo de la víctima y el método utilizado

# TABLA DE DATOS:
# ---------------------------------------------------------------
# Método        | Hombres   | Mujeres   
# ---------------------------------------------------------------
# Arma de fuego | 16.381    | 2.559     
# Veneno        | 3.569     | 2.110     
# Ahorcamiento  | 3.824     | 803       
# Otros         | 1.641     | 623       
# ---------------------------------------------------------------


# Basándote en estos datos, escribe un breve informe sobre las diferencias entre los
# suicidios de hombres y de mujeres. Asegúrate de que utilizas los recuentos y
# los porcentajes adecuados para justificar tus afirmaciones.

matrix_suicidios <- matrix(c(16381,2559,
                             3569,2110,
                             3824,803,
                             1641,623),
                           nrow = 4, ncol = 2,
                           byrow = TRUE)
colnames(matrix_suicidios) = c("Hombres","Mujeres")
rownames(matrix_suicidios) = c("Arma de fuego","Veneno","Ahorcamiento","Otros")

print(matrix_suicidios)

total_hombres <- sum(matrix_suicidios[1:4,1])

total_mujeres <- sum(matrix_suicidios[1:4,2])

total_poblacion <- total_hombres + total_mujeres

hombre_arma <- (matrix_suicidios[1,1] / total_hombres) * 100
hombre_veneno <- (matrix_suicidios[2,1] / total_hombres) * 100
hombre_ahorcamiento <- (matrix_suicidios[3,1] / total_hombres) * 100
hombre_otros <- (matrix_suicidios[4,1] / total_hombres) * 100

mujer_arma <- (matrix_suicidios[1,2] / total_mujeres) * 100
mujer_veneno <- (matrix_suicidios[2,2] / total_mujeres) * 100
mujer_ahorcamiento <- (matrix_suicidios[3,2] / total_mujeres) * 100
mujer_otro <- (matrix_suicidios[4,2] / total_mujeres) * 100

prc_condicional_suicidios <- data.frame(
  Evento = c("Arma de fuego","Veneno","Ahorcamiento","Otros"),
  Grupo_hombres = c(paste0(round(hombre_arma,2),"%"),
                    paste0(round(hombre_veneno,2),"%"),
                    paste0(round(hombre_ahorcamiento,2),"%"),
                    paste0(round(hombre_otros,2),"%")),
  Grupo_mujeres = c(paste0(round(mujer_arma,2),"%"),
                    paste0(round(mujer_veneno,2),"%"),
                    paste0(round(mujer_ahorcamiento,2),"%"),
                    paste0(round(mujer_otro,2),"%"))
  )

print(prc_condicional_suicidios)

"
         Evento Grupo_hombres Grupo_mujeres
1 Arma de fuego        64.45%        41.99%
2        Veneno        14.04%        34.62%
3  Ahorcamiento        15.05%        13.17%
4         Otros         6.46%        10.22%

=======================================================

En 1993 se observa una marcada diferencia en los métodos de suicidio según el sexo: aunque en 
ambos grupos el uso de armas de fuego es el método más frecuente, los hombres lo emplean proporcionalmente 
mucho más que las mujeres, mientras que ellas recurren al veneno en una proporción considerablemente mayor 
que los hombres. Estas diferencias muestran patrones claramente diferenciados en la elección del método entre 
ambos sexos.
"

# **************************************************
# PREGUNTA 2.102 - Permanecer vivo y fumar
# **************************************************

# A mediados de los años setenta, un estudio médico contactó al azar con gente 
# de un distrito de Inglaterra. He aquí los datos sobre 1.314 mujeres que eran 
# fumadoras habituales y mujeres que nunca habían fumado. La tabla clasifica a 
# estas mujeres según su edad en el momento inicial de realización del estudio, 
# según su situación con relación al tabaco y según si permanecían vivas al cabo 
# de 20 años.

# TABLAS DE DATOS POR GRUPO DE EDAD:
# ---------------------------------------------------------------
# De 18 a 44 años     | Fumadora | No fumadora
# ---------------------------------------------------------------
# Fallecidas          | 19       | 13
# Vivas               | 269      | 327
# ---------------------------------------------------------------
#
# De 45 a 64 años     | Fumadora | No fumadora
# ---------------------------------------------------------------
# Fallecidas          | 78       | 52
# Vivas               | 167      | 147
# ---------------------------------------------------------------
#
# Mayores de 65 años  | Fumadora | No fumadora
# ---------------------------------------------------------------
# Fallecidas          | 42       | 165
# Vivas               | 7        | 28
# ---------------------------------------------------------------

# (a) A partir de estos datos, construye una sola tabla de contingencia que rela-
#     cione fumar (sí o no) con fallecer o vivir. ¿Qué porcentaje de fumadoras perma-
#     neció con vida durante 20 años? ¿Qué porcentaje de no fumadoras sobrevivió?
#     Parece sorprendente que el porcentaje de mujeres que permaneció con vida fuera
#     mayor entre las fumadoras.

# (b) La edad de la mujer en el momento inicial de realización del estudio es
#     una variable latente. Muestra que dentro de cada uno de los tres grupos de edad,
#     el porcentaje de mujeres que permaneció con vida después de 20 años fue mayor
#     entre las no fumadoras. Estamos ante otro ejemplo de la Paradoja de Simpson.

# (c) Los autores del estudio dieron la siguiente explicación: “Entre las mujeres
#     mayores (de 65 o más años al inicio del estudio), pocas eran fumadoras; sin em-
#     bargo, muchas de ellas murieron durante el tiempo de seguimiento del estudio”.
#     Compara el porcentaje de fumadoras en cada uno de los tres grupos de edad para
#     verificar esta explicación.

# :::::::::::::::::::::::::::::::::::::::::::::::::::: FIN SECCIÓN ::::::::::::::::::::::::::::::::::::::::::::::::::::
